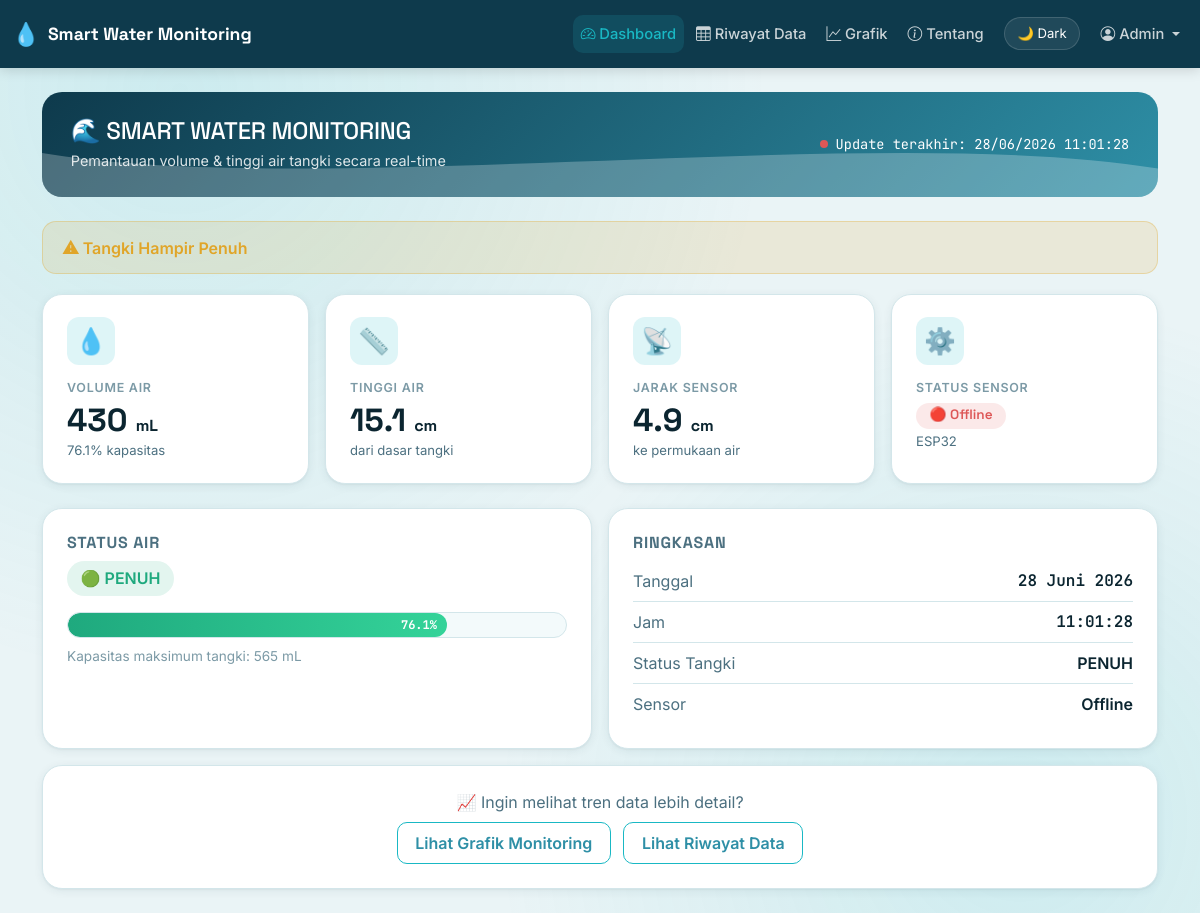
The app's page / (signed in) with its own data.
### tables this page shows
CREATE TABLE IF NOT EXISTS monitoring (
    id INT AUTO_INCREMENT PRIMARY KEY,
    volume FLOAT NOT NULL COMMENT 'Volume air dalam mL',
    tinggi FLOAT NOT NULL COMMENT 'Tinggi air dalam cm',
    jarak FLOAT NOT NULL COMMENT 'Jarak sensor ke permukaan air dalam cm',
    status VARCHAR(20) NOT NULL COMMENT 'HAMPIR HABIS / SEDANG / PENUH',
    created_at DATETIME NOT NULL DEFAULT CURRENT_TIMESTAMP,
    INDEX idx_created_at (created_at)
);

### includes/functions.php (called while the page is built, shortened)
<?php
function warnaStatusAir($status)
{
    switch ($status) {
        case 'PENUH':
            return 'success';
    }
}
function emojiStatusAir($status)
{
    switch ($status) {
        case 'PENUH':
            return '🟢';
    }
}
function persentaseVolume($volume)
{
    $persen = ($volume / KAPASITAS_MAKSIMUM_ML) * 100;
    $persen = max(0, min(100, $persen));
    return round($persen, 1);
}
function sensorOnline($lastTimestamp)
{
    $lastTime = strtotime($lastTimestamp);
    $now = time();
    return ($now - $lastTime) <= SENSOR_TIMEOUT_SECONDS;
}
function cekNotifikasi($volume)
{
    if ($volume >= VOLUME_HAMPIR_PENUH) {
        return [
            'type' => 'warning',
            'message' => '⚠ Tangki Hampir Penuh'
        ];
    } elseif ($volume <= VOLUME_HAMPIR_HABIS) {
        return [
            'type' => 'danger',
            'message' => '⚠ Air Hampir Habis'
        ];
    }
    return null;
}function formatTanggalIndo($datetime)
{
    $bulan = [
        1 => 'Januari', 2 => 'Februari', 3 => 'Maret', 4 => 'April',
        5 => 'Mei', 6 => 'Juni', 7 => 'Juli', 8 => 'Agustus',
        9 => 'September', 10 => 'Oktober', 11 => 'November', 12 => 'Desember'
    ];
    $ts = strtotime($datetime);
    return date('j', $ts) . ' ' . $bulan[(int)date('n', $ts)] . ' ' . date('Y', $ts);
}

### index.php (the view, shortened to what this page needs)
<?php
require_once 'config/database.php';
require_once 'includes/functions.php';
$stmt = $pdo->query("SELECT * FROM monitoring ORDER BY created_at DESC LIMIT 1");
$data = $stmt->fetch();
$volume   = $data['volume'] ?? 0;
$tinggi   = $data['tinggi'] ?? 0;
$jarak    = $data['jarak'] ?? 0;
$status   = $data['status'] ?? tentukanStatusAir(0);
$lastTime = $data['created_at'] ?? null;
$online      = sensorOnline($lastTime);
$persen      = persentaseVolume($volume);
$warnaStatus = warnaStatusAir($status);
$notif       = cekNotifikasi($volume);
$activePage = 'dashboard';
?>
<!DOCTYPE html>
<html lang="id">
<head>
<link rel="stylesheet" href="https://cdn.jsdelivr.net/npm/bootstrap@5.3.3/dist/css/bootstrap.min.css">
<link rel="stylesheet" href="https://cdn.jsdelivr.net/npm/bootstrap-icons@1.11.3/font/bootstrap-icons.css">
<link rel="stylesheet" href="assets/css/style.css">
</head>
<body>
<div class="page-wrapper">
  <?php include 'includes/navbar.php'; ?>
  <div class="container py-4">
    <div class="sensor-wave-bg mb-4">
      <div class="d-flex flex-wrap justify-content-between align-items-center gap-3">
        <div>
          <h1 class="mb-1" style="font-size:1.5rem;">🌊 SMART WATER MONITORING</h1>
          <p class="mb-0" style="opacity:0.85; font-size:0.9rem;">Pemantauan volume &amp; tinggi air tangki secara real-time</p>
        </div>
        <div class="update-ticker text-white" id="lastUpdateBox">
          <span class="pulse-dot <?= $online ? '' : 'offline' ?>" id="pulseDot"></span>
          <span id="updateText">Update terakhir: <?= $lastTime ? date('d/m/Y H:i:s', strtotime($lastTime)) : '-' ?></span>
        </div>
      </div>
      <svg viewBox="0 0 1440 100" preserveAspectRatio="none"><path fill="#ffffff" d="M0,40 C360,100 1080,0 1440,60 L1440,100 L0,100 Z"></path></svg>
    </div>
    <div id="notifArea">
      <?php if ($notif): ?>
        <div class="notif-banner <?= $notif['type'] ?>">
          <span><?= $notif['message'] ?></span>
        </div>
      <?php endif; ?>
    </div>
    <div class="row g-3 mb-4" id="metricCards">
      <div class="col-6 col-md-3">
        <div class="metric-card">
          <div class="metric-icon">💧</div>
          <div class="metric-label">Volume Air</div>
          <div class="metric-value" id="cardVolume"><?= number_format($volume, 0) ?> <small style="font-size:1rem;">mL</small></div>
          <div class="metric-sub" id="cardPersen"><?= $persen ?>% kapasitas</div>
        </div>
      </div>
      <div class="col-6 col-md-3">
        <div class="metric-card">
          <div class="metric-icon">📏</div>
          <div class="metric-label">Tinggi Air</div>
          <div class="metric-value" id="cardTinggi"><?= number_format($tinggi, 1) ?> <small style="font-size:1rem;">cm</small></div>
          <div class="metric-sub">dari dasar tangki</div>
        </div>
      </div>
      <div class="col-6 col-md-3">
        <div class="metric-card">
          <div class="metric-icon">📡</div>
          <div class="metric-label">Jarak Sensor</div>
          <div class="metric-value" id="cardJarak"><?= number_format($jarak, 1) ?> <small style="font-size:1rem;">cm</small></div>
          <div class="metric-sub">ke permukaan air</div>
        </div>
      </div>
      <div class="col-6 col-md-3">
        <div class="metric-card">
          <div class="metric-icon">⚙️</div>
          <div class="metric-label">Status Sensor</div>
          <div class="metric-value" style="font-size:1.1rem;">
            <span class="status-pill <?= $online ? 'success' : 'danger' ?>" id="sensorStatusPill">
              <?= $online ? '🟢 Online' : '🔴 Offline' ?>
            </span>
          </div>
          <div class="metric-sub">ESP32</div>
        </div>
      </div>
    </div>
    <div class="row g-3">
      <div class="col-lg-6">
        <div class="panel p-4 h-100">
          <h2 class="h6 text-uppercase fw-bold" style="color:var(--text-secondary); letter-spacing:0.05em;">Status Air</h2>
          <div class="d-flex align-items-center gap-3 mb-3">
            <span class="status-pill <?= $warnaStatus ?>" style="font-size:1rem;" id="statusBadgeBig">
              <?= emojiStatusAir($status) ?> <?= $status ?>
            </span>
          </div>
          <div class="water-progress mb-2">
            <div class="water-progress-fill <?= $warnaStatus ?>" id="progressFill" style="width: <?= $persen ?>%;">
              <span id="progressLabel"><?= $persen ?>%</span>
            </div>
          </div>
          <p class="mb-0" style="font-size:0.85rem; color:var(--text-muted);">
            Kapasitas maksimum tangki: <?= KAPASITAS_MAKSIMUM_ML ?> mL
          </p>
        </div>
      </div>
      <div class="col-lg-6">
        <div class="panel p-4 h-100">
          <h2 class="h6 text-uppercase fw-bold" style="color:var(--text-secondary); letter-spacing:0.05em;">Ringkasan</h2>
          <div class="d-flex justify-content-between py-2" style="border-bottom:1px solid var(--border-color);">
            <span style="color:var(--text-secondary);">Tanggal</span>
            <span class="fw-semibold mono"><?= $lastTime ? formatTanggalIndo($lastTime) : '-' ?></span>
          </div>
          <div class="d-flex justify-content-between py-2" style="border-bottom:1px solid var(--border-color);">
            <span style="color:var(--text-secondary);">Jam</span>
            <span class="fw-semibold mono" id="ringkasanJam"><?= $lastTime ? date('H:i:s', strtotime($lastTime)) : '-' ?></span>
          </div>
          <div class="d-flex justify-content-between py-2" style="border-bottom:1px solid var(--border-color);">
            <span style="color:var(--text-secondary);">Status Tangki</span>
            <span class="fw-semibold" id="ringkasanStatus"><?= $status ?></span>
          </div>
          <div class="d-flex justify-content-between py-2">
            <span style="color:var(--text-secondary);">Sensor</span>
            <span class="fw-semibold" id="ringkasanSensor"><?= $online ? 'Online' : 'Offline' ?></span>
          </div>
        </div>
      </div>
    </div>
    <div class="panel p-4 mt-3 text-center">
      <p class="mb-2" style="color:var(--text-secondary);">📈 Ingin melihat tren data lebih detail?</p>
      <a href="grafik.php" class="btn btn-outline-aqua">Lihat Grafik Monitoring</a>
      <a href="riwayat.php" class="btn btn-outline-aqua ms-2">Lihat Riwayat Data</a>
    </div>
  </div>
</div>
</body>
</html>

### includes/navbar.php (shortened to what this page needs)
<?php
$username = $_SESSION['admin_username'] ?? 'Admin';
?>
<nav class="navbar navbar-expand-lg sticky-top main-navbar">
  <div class="container-fluid">
    <a class="navbar-brand d-flex align-items-center gap-2" href="index.php">
      <span class="brand-icon">💧</span>
      <span class="brand-text">Smart Water Monitoring</span>
    </a>
    <div class="collapse navbar-collapse" id="navMenu">
      <ul class="navbar-nav ms-auto align-items-lg-center gap-1">
        <li class="nav-item">
          <a class="nav-link <?= $activePage === 'dashboard' ? 'active' : '' ?>" href="index.php">
            <i class="bi bi-speedometer2"></i> Dashboard
          </a>
        </li>
        <li class="nav-item">
          <a class="nav-link <?= $activePage === 'riwayat' ? 'active' : '' ?>" href="riwayat.php">
            <i class="bi bi-table"></i> Riwayat Data
          </a>
        </li>
        <li class="nav-item">
          <a class="nav-link <?= $activePage === 'grafik' ? 'active' : '' ?>" href="grafik.php">
            <i class="bi bi-graph-up"></i> Grafik
          </a>
        </li>
        <li class="nav-item">
          <a class="nav-link <?= $activePage === 'tentang' ? 'active' : '' ?>" href="tentang.php">
            <i class="bi bi-info-circle"></i> Tentang
          </a>
        </li>
        <li class="nav-item ms-lg-2">
          <button id="themeToggle" class="btn btn-sm btn-theme-toggle" title="Ganti tema">
            <span id="themeIcon">🌙</span> <span id="themeLabel">Dark</span>
          </button>
        </li>
        <li class="nav-item dropdown ms-lg-2">
          <a class="nav-link dropdown-toggle d-flex align-items-center gap-1" href="#" role="button" data-bs-toggle="dropdown">
            <i class="bi bi-person-circle"></i> <?= htmlspecialchars($username) ?>
          </a>
        </li>
      </ul>
    </div>
  </div>
</nav>

### records on screen
monitoring: volume "⚠ Tangki Hampir Penuh", volume "430", volume "76.1", tinggi "15.1", jarak "4.9", status "🟢", status "PENUH"

### other values on screen
$username "Admin"
date('d/m/Y H:i:s', strtotime($lastTime)) "28/06/2026 11:01:28"
KAPASITAS_MAKSIMUM_ML "565"
formatTanggalIndo($lastTime) "28 Juni 2026"
date('H:i:s', strtotime($lastTime)) "11:01:28"
